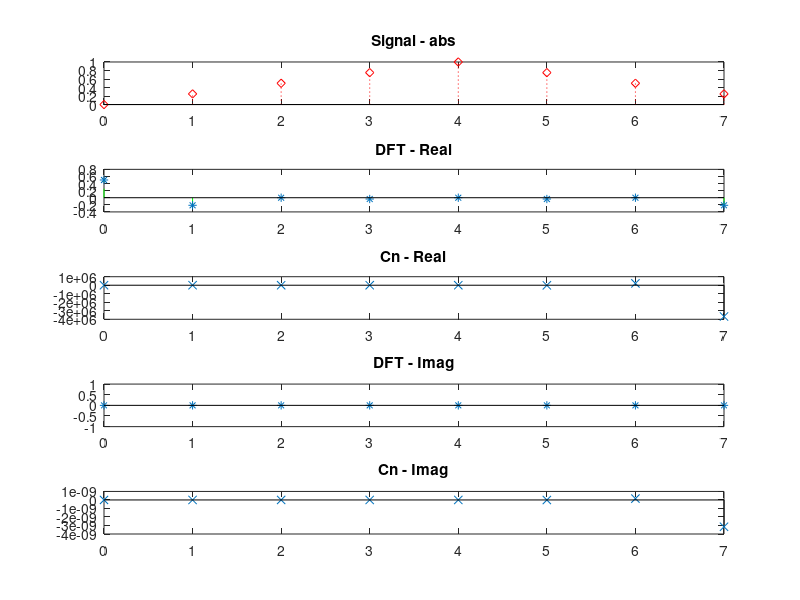

Reproduce this figure in MATLAB.
% Pratap Luitel
% Engs 92
% HW - 3, Problem 6


N = 8;         % length of signal vector
%n = 0:(N-1);    % vector index
T = 1;
f = zeros(N,1);
Cn = zeros(N,1);
for n = 0:N-1
    t = n/N;
    if t < 1/2
        f(n+1) = 2*(t);
    else
        f(n+1) = 2*(1-t);
    end
    %calculate the Cn's based on analytical result from 4.24
    Cn(n+1) = (0.5)*exp(-i*pi*n)*(sinc(i*n/2))^2;
end    
    F = fft(f);
    
% ploting the result
subplot(5,1,1), stem (0:N-1, abs(f),':diamondr');
title('Signal - abs')

subplot(5,1,2), stem (0:N-1,real(F)/N,...
                      'Linestyle','--',...
                      'color','green',...
                      'marker','*');
title('DFT - Real')

subplot(5,1,3), stem (0:N-1,real(Cn),...
                      'Linestyle','-',...
                      'color','black',...
                      'marker','x');
title('Cn - Real')

subplot(5,1,4), stem (0:N-1,imag(F)/N,...
                      'Linestyle','--',...
                      'color','green',...
                      'marker','*');
title('DFT - Imag')

subplot(5,1,5), stem (0:N-1,imag(Cn),...
                      'Linestyle','-',...
                      'color','black',...
                      'marker','x');
title('Cn - Imag')




